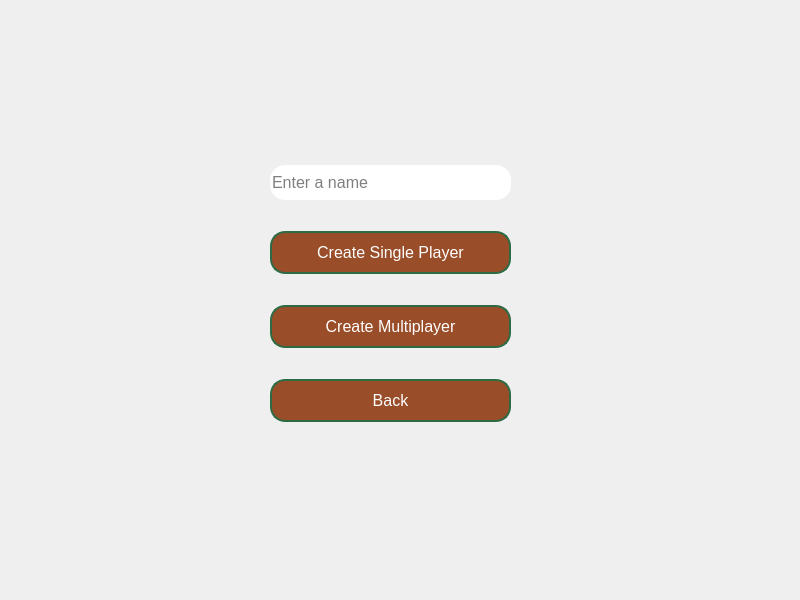
<?xml version="1.0" encoding="UTF-8"?>
<ui version="4.0">
 <class>CreateRoom</class>
 <widget class="QWidget" name="CreateRoom">
  <property name="windowModality">
   <enum>Qt::NonModal</enum>
  </property>
  <property name="geometry">
   <rect>
    <x>0</x>
    <y>0</y>
    <width>800</width>
    <height>600</height>
   </rect>
  </property>
  <property name="font">
   <font>
    <pointsize>10</pointsize>
   </font>
  </property>
  <property name="windowTitle">
   <string>Quack Game - Create a game</string>
  </property>
  <widget class="QWidget" name="verticalLayoutWidget">
   <property name="geometry">
    <rect>
     <x>270</x>
     <y>140</y>
     <width>241</width>
     <height>311</height>
    </rect>
   </property>
   <layout class="QVBoxLayout" name="verticalLayout">
    <item>
     <widget class="QLineEdit" name="textBoxName">
      <property name="sizePolicy">
       <sizepolicy hsizetype="Fixed" vsizetype="Fixed">
        <horstretch>0</horstretch>
        <verstretch>0</verstretch>
       </sizepolicy>
      </property>
      <property name="maximumSize">
       <size>
        <width>16777210</width>
        <height>16777215</height>
       </size>
      </property>
      <property name="font">
       <font>
        <pointsize>12</pointsize>
       </font>
      </property>
      <property name="styleSheet">
       <string notr="true">QLineEdit {
	width: 200px;
	height: 35px;
  	border-radius: 15px; 
}</string>
      </property>
      <property name="text">
       <string/>
      </property>
      <property name="placeholderText">
       <string>Enter a name</string>
      </property>
     </widget>
    </item>
    <item>
     <widget class="QPushButton" name="creatSinglePlayer">
      <property name="styleSheet">
       <string notr="true"> QPushButton {
            background-color: #994d28;
            color: white; 
            font-size: 16px; 
            border: 2px solid #2C6B43; 
            border-radius: 15px; 
            padding: 10px 20px;
            text-align: center;
        }

        QPushButton:pressed {
            background-color: #3E7F58;
        }

        QPushButton:hover {
            background-color: #3E7F58;
            border: 2px solid #A1D0B1; 
        }</string>
      </property>
      <property name="text">
       <string>Create Single Player</string>
      </property>
     </widget>
    </item>
    <item>
     <widget class="QPushButton" name="createMUltiplayerButton">
      <property name="styleSheet">
       <string notr="true"> QPushButton {
            background-color: #994d28;
            color: white; 
            font-size: 16px; 
            border: 2px solid #2C6B43; 
            border-radius: 15px; 
            padding: 10px 20px;
            text-align: center;
        }

        QPushButton:pressed {
            background-color: #3E7F58;
        }

        QPushButton:hover {
            background-color: #3E7F58;
            border: 2px solid #A1D0B1;
        }</string>
      </property>
      <property name="text">
       <string>Create Multiplayer</string>
      </property>
     </widget>
    </item>
    <item>
     <widget class="QPushButton" name="backButton">
      <property name="styleSheet">
       <string notr="true"> QPushButton {
            background-color: #994d28;
            color: white; 
            font-size: 16px; 
            border: 2px solid #2C6B43; 
            border-radius: 15px; 
            padding: 10px 20px;
            text-align: center;
        }

        QPushButton:pressed {
            background-color: #3E7F58;
        }

        QPushButton:hover {
            background-color: #3E7F58;
            border: 2px solid #A1D0B1; 
        }</string>
      </property>
      <property name="text">
       <string>Back</string>
      </property>
     </widget>
    </item>
   </layout>
  </widget>
 </widget>
 <resources/>
 <connections/>
</ui>
